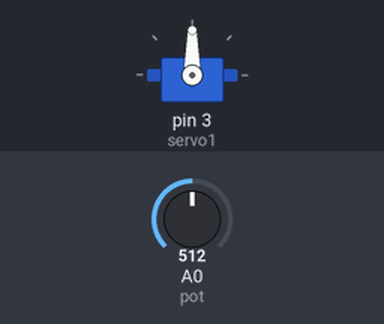
Bench run of a sketch on a simulated Arduino Uno, built with avr-gcc and run on an emulated ATmega328P. On the bench: servo. The test bench sets the inputs (shaded band); at power-on: A0 (pot) = 512.

Above: at 1.2 s.
1.3 s: A0 (pot) set to 716
At 2.1 s:
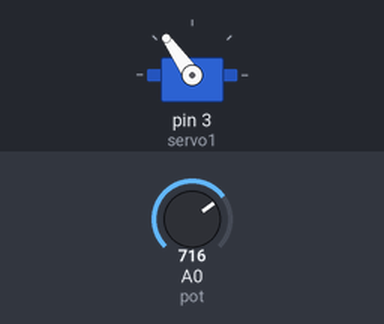
2.8 s: A0 (pot) set to 900
At 3.4 s:
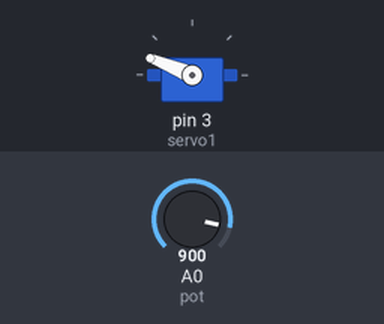
4.3 s: A0 (pot) set to 1023
At 4.7 s:
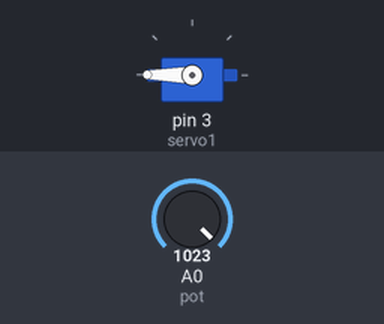
5.8 s: A0 (pot) set to 306
At 7.0 s:
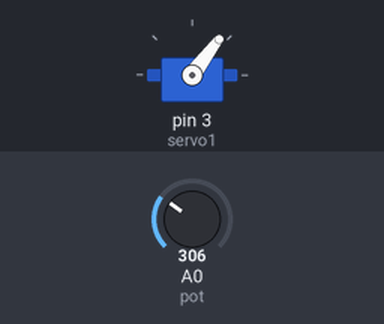
7.3 s: A0 (pot) set to 122
At 8.4 s:
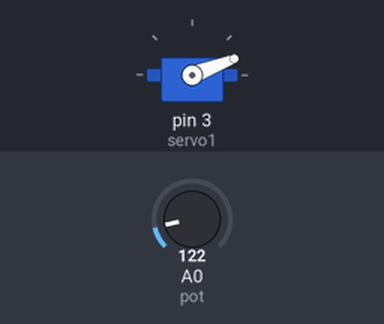
Timing chart, 0 to 9.8 s (numbered marks = the images above; inputs shaded):
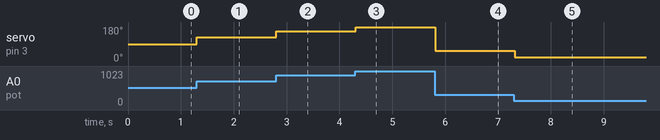

The sketch:

P3A2-Servo.ino
```cpp
#include <Servo.h>

#define pot A0

float value = 0;
int angulo = 0;

Servo servo1;


void setup() {
  servo1.attach(3);
  Serial.begin(9600);
}


void loop() {

  value = analogRead(pot);
  //angulo = map(variable, valmin, valmax, valmin, valmax);
  angulo = map(value, 0, 1023, 0, 180);
  servo1.write(angulo);
  delay(100);

}
```

Measured:
- after the input at 1.3 s, servo on pin 3 (servo1): 90° → 125° at once
- after the input at 2.8 s, servo on pin 3 (servo1): 125° → 158° at once
- after the input at 4.3 s, servo on pin 3 (servo1): 158° → 180° at once
- after the input at 5.8 s, servo on pin 3 (servo1): 180° → 53° at once
- after the input at 7.3 s, servo on pin 3 (servo1): 53° → 21° at once
